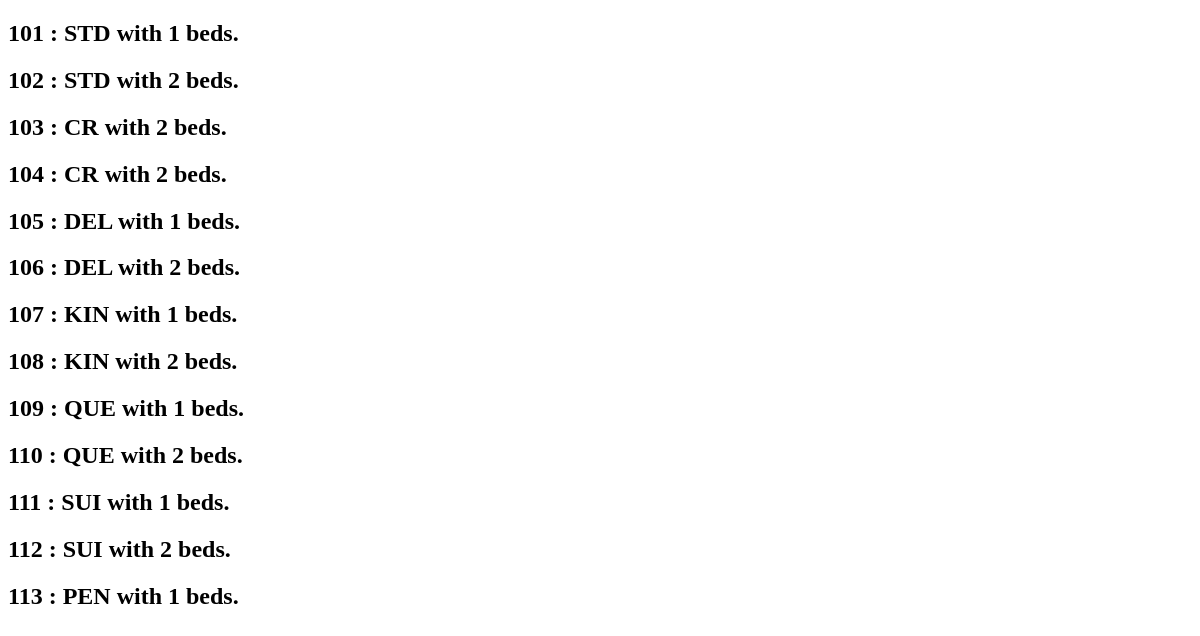
/room_list/, run on an earlier commit of the app's database.
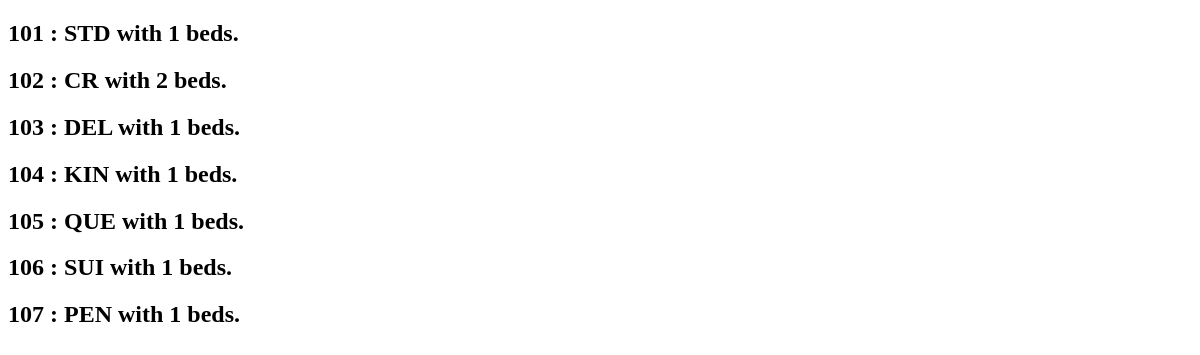
And on a later commit of the database.
### system/models.py (models this page shows)
class Room(models.Model):
    number=models.IntegerField()
    categories={
        ('STD','Standard'), ('CR', 'Connecting Room'), ('DEL', 'Deluxe'), ('KIN', 'King'), ('QUE', 'Queen'), ('SUI', 'Suite'), ('PEN', 'Penthouse')
    }
    category=models.CharField(max_length=3, choices=categories, default='STD')
    beds=models.IntegerField(default=1)
    def __str__(self):
        return '%d : %s with %d beds.' % (self.number, self.category, self.beds)

### system/views.py (the view)
# urls.py: path('room_list/', views.RoomListView.as_view(), name='RoomList'),
class RoomListView(generic.ListView):
    model = Room

### system/templates/system/room_list.html (shortened to what this page needs)
<!DOCTYPE html>
<html lang="en">
<head>
</head>
<body>
    {% for room in room_list %}
    <h2>{{ room }}</h2>
    {% endfor %}
</body>
</html>

What changed in the data, as far as the page shows it:
removed Room: number+category+beds "102 : STD with 2 beds."
removed Room: number+category+beds "104 : CR with 2 beds."
removed Room: number+category+beds "106 : DEL with 2 beds."
removed Room: number+category+beds "108 : KIN with 2 beds."
removed Room: number+category+beds "110 : QUE with 2 beds."
removed Room: number+category+beds "112 : SUI with 2 beds."
changed Room: number+category+beds "103 : CR with 2 beds." → "102 : CR with 2 beds."
changed Room: number+category+beds "105 : DEL with 1 beds." → "103 : DEL with 1 beds."
changed Room: number+category+beds "107 : KIN with 1 beds." → "104 : KIN with 1 beds."
changed Room: number+category+beds "109 : QUE with 1 beds." → "105 : QUE with 1 beds."
changed Room: number+category+beds "111 : SUI with 1 beds." → "106 : SUI with 1 beds."
changed Room: number+category+beds "113 : PEN with 1 beds." → "107 : PEN with 1 beds."
